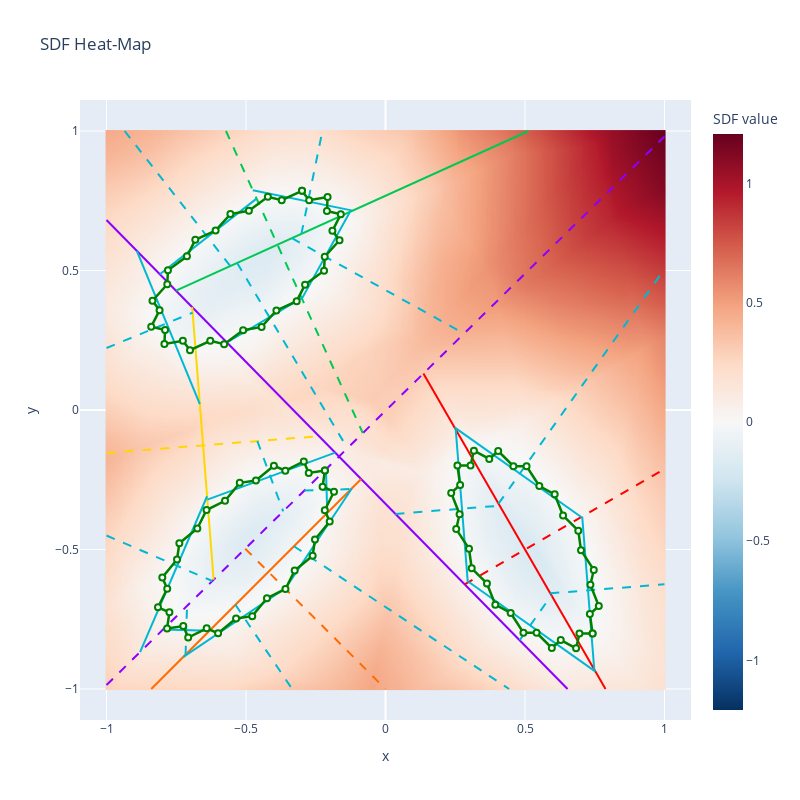

Source (notebook cell):
### Code cell
# Import the new refactored functions
from ainr.vis import plot_sdf_heatmap, plot_splines

# Example 1: Plot just the SDF heatmap with polygons and spline lines
plot_sdf_heatmap(mlp, splines=splines, polygons=polygons, interactive=True)

# Example 2: Plot splines separately (PC1 | PC2 per row)
plot_splines(splines, interactive=True)

# Example 3: Interactive versions (requires plotly)
# plot_sdf_heatmap(mlp, splines=splines, polygons=polygons, interactive=True)
# plot_splines(splines, interactive=True)

### Figure 1 — Plotly figure (JSON) as saved in the notebook; plotly's stock layout.template omitted (floating-point values rounded to 4 significant figures; data arrays with more than 128 entries replaced by an {"elided": "..."} marker saying what was removed)
{"data": [{"colorbar": {"title": {"text": "SDF value"}}, "colorscale": [[0, "rgb(5,48,97)"], [0.1, "rgb(33,102,172)"], [0.2, "rgb(67,147,195)"], [0.3, "rgb(146,197,222)"], [0.4, "rgb(209,229,240)"], [0.5, "rgb(247,247,247)"], [0.6, "rgb(253,219,199)"], [0.7, "rgb(244,165,130)"], [0.8, "rgb(214,96,77)"], [0.9, "rgb(178,24,43)"], [1, "rgb(103,0,31)"]], "type": "heatmap", "x": {"elided": "300 float values"}, "y": {"elided": "300 float values"}, "z": {"elided": "300x300 float values"}, "zmid": 0}, {"line": {"color": "#8B00FF", "dash": "solid", "width": 2}, "mode": "lines", "name": "D0: pc1", "showlegend": false, "type": "scatter", "x": [-1, 0.6526], "y": [0.681, -1]}, {"line": {"color": "#8B00FF", "dash": "dash", "width": 2}, "mode": "lines", "name": "D0: pc2", "showlegend": false, "type": "scatter", "x": [-1, 1], "y": [-0.9859, 0.9803]}, {"line": {"color": "#FF0000", "dash": "solid", "width": 2}, "mode": "lines", "name": "D1: ++/pc1", "showlegend": false, "type": "scatter", "x": [0.1358, 0.7887], "y": [0.1307, -1]}, {"line": {"color": "#FF0000", "dash": "dash", "width": 2}, "mode": "lines", "name": "D1: ++/pc2", "showlegend": false, "type": "scatter", "x": [0.2838, 1], "y": [-0.6248, -0.2113]}, {"line": {"color": "#00B8D4", "dash": "solid", "width": 2}, "mode": "lines", "name": "D2: ++/++/pc1", "showlegend": false, "type": "scatter", "x": [0.705, 0.7482], "y": [-0.3816, -0.93]}, {"line": {"color": "#00B8D4", "dash": "dash", "width": 2}, "mode": "lines", "name": "D2: ++/++/pc2", "showlegend": false, "type": "scatter", "x": [0.5907, 1], "y": [-0.657, -0.6248]}, {"line": {"color": "#00B8D4", "dash": "solid", "width": 2}, "mode": "lines", "name": "D2: ++/+-/pc1", "showlegend": false, "type": "scatter", "x": [0.2986, 0.7526], "y": [-0.6163, -0.9375]}, {"line": {"color": "#00B8D4", "dash": "dash", "width": 2}, "mode": "lines", "name": "D2: ++/+-/pc2", "showlegend": false, "type": "scatter", "x": [0.4809, 0.5948], "y": [-0.8254, -0.6643]}, {"line": {"color": "#00B8D4", "dash": "solid", "width": 2}, "mode": "lines", "name": "D2: ++/--/pc1", "showlegend": false, "type": "scatter", "x": [0.2518, 0.295], "y": [-0.07004, -0.6184]}, {"line": {"color": "#00B8D4", "dash": "dash", "width": 2}, "mode": "lines", "name": "D2: ++/--/pc2", "showlegend": false, "type": "scatter", "x": [0.0356, 0.4093], "y": [-0.3724, -0.343]}, {"line": {"color": "#00B8D4", "dash": "solid", "width": 2}, "mode": "lines", "name": "D2: ++/-+/pc1", "showlegend": false, "type": "scatter", "x": [0.2474, 0.7014], "y": [-0.06249, -0.3837]}, {"line": {"color": "#00B8D4", "dash": "dash", "width": 2}, "mode": "lines", "name": "D2: ++/-+/pc2", "showlegend": false, "type": "scatter", "x": [0.4052, 1], "y": [-0.3357, 0.5051]}, {"line": {"color": "#FF6B00", "dash": "solid", "width": 2}, "mode": "lines", "name": "D1: +-/pc1", "showlegend": false, "type": "scatter", "x": [-0.8396, -0.08715], "y": [-1, -0.2475]}, {"line": {"color": "#FF6B00", "dash": "dash", "width": 2}, "mode": "lines", "name": "D1: +-/pc2", "showlegend": false, "type": "scatter", "x": [-0.5028, -3.886e-16], "y": [-0.4972, -1]}, {"line": {"color": "#00B8D4", "dash": "solid", "width": 2}, "mode": "lines", "name": "D2: +-/++/pc1", "showlegend": false, "type": "scatter", "x": [-0.3592, -0.1207], "y": [-0.6408, -0.2811]}, {"line": {"color": "#00B8D4", "dash": "dash", "width": 2}, "mode": "lines", "name": "D2: +-/++/pc2", "showlegend": false, "type": "scatter", "x": [-0.3281, 0.4432], "y": [-0.4885, -1]}, {"line": {"color": "#00B8D4", "dash": "solid", "width": 2}, "mode": "lines", "name": "D2: +-/+-/pc1", "showlegend": false, "type": "scatter", "x": [-0.2134, -0.2087], "y": [-0.2126, -0.3691]}, {"line": {"color": "#00B8D4", "dash": "dash", "width": 2}, "mode": "lines", "name": "D2: +-/+-/pc2", "showlegend": false, "type": "scatter", "x": [-0.2905, -0.123], "y": [-0.2884, -0.2834]}, {"line": {"color": "#00B8D4", "dash": "solid", "width": 2}, "mode": "lines", "name": "D2: +-/--/pc1", "showlegend": false, "type": "scatter", "x": [-0.797, -0.6309], "y": [-0.7863, -0.7913]}, {"line": {"color": "#00B8D4", "dash": "dash", "width": 2}, "mode": "lines", "name": "D2: +-/--/pc2", "showlegend": false, "type": "scatter", "x": [-0.7166, -0.7114], "y": [-0.877, -0.7022]}, {"line": {"color": "#00B8D4", "dash": "solid", "width": 2}, "mode": "lines", "name": "D2: +-/-+/pc1", "showlegend": false, "type": "scatter", "x": [-0.7242, -0.3602], "y": [-0.8846, -0.6398]}, {"line": {"color": "#00B8D4", "dash": "dash", "width": 2}, "mode": "lines", "name": "D2: +-/-+/pc2", "showlegend": false, "type": "scatter", "x": [-0.5378, -0.3347], "y": [-0.6982, -1]}, {"line": {"color": "#FFD700", "dash": "solid", "width": 2}, "mode": "lines", "name": "D1: --/pc1", "showlegend": false, "type": "scatter", "x": [-0.6928, -0.6159], "y": [0.3686, -0.6083]}, {"line": {"color": "#FFD700", "dash": "dash", "width": 2}, "mode": "lines", "name": "D1: --/pc2", "showlegend": false, "type": "scatter", "x": [-1, -0.2381], "y": [-0.154, -0.09399]}, {"line": {"color": "#00B8D4", "dash": "solid", "width": 2}, "mode": "lines", "name": "D2: --/++/pc1", "showlegend": false, "type": "scatter", "x": [-0.6386, -0.1803], "y": [-0.321, -0.1528]}, {"line": {"color": "#00B8D4", "dash": "dash", "width": 2}, "mode": "lines", "name": "D2: --/++/pc2", "showlegend": false, "type": "scatter", "x": [-0.4592, -0.3668], "y": [-0.1114, -0.3634]}, {"line": {"color": "#00B8D4", "dash": "solid", "width": 2}, "mode": "lines", "name": "D2: --/+-/pc1", "showlegend": false, "type": "scatter", "x": [-0.8797, -0.6395], "y": [-0.8676, -0.3092]}, {"line": {"color": "#00B8D4", "dash": "dash", "width": 2}, "mode": "lines", "name": "D2: --/+-/pc2", "showlegend": false, "type": "scatter", "x": [-1, -0.6206], "y": [-0.4498, -0.613]}, {"line": {"color": "#00B8D4", "dash": "solid", "width": 2}, "mode": "lines", "name": "D2: --/--/pc1", "showlegend": false, "type": "scatter", "x": [-0.8913, -0.6655], "y": [0.5704, 0.02076]}, {"line": {"color": "#00B8D4", "dash": "dash", "width": 2}, "mode": "lines", "name": "D2: --/--/pc2", "showlegend": false, "type": "scatter", "x": [-1, -0.6913], "y": [0.2221, 0.3489]}, {"line": {"color": "#00C853", "dash": "solid", "width": 2}, "mode": "lines", "name": "D1: -+/pc1", "showlegend": false, "type": "scatter", "x": [-0.7509, 0.5128], "y": [0.4276, 1]}, {"line": {"color": "#00C853", "dash": "dash", "width": 2}, "mode": "lines", "name": "D1: -+/pc2", "showlegend": false, "type": "scatter", "x": [-0.5718, -0.08133], "y": [1, -0.08278]}, {"line": {"color": "#00B8D4", "dash": "solid", "width": 2}, "mode": "lines", "name": "D2: -+/++/pc1", "showlegend": false, "type": "scatter", "x": [-0.2996, -0.1275], "y": [0.3992, 0.7099]}, {"line": {"color": "#00B8D4", "dash": "dash", "width": 2}, "mode": "lines", "name": "D2: -+/++/pc2", "showlegend": false, "type": "scatter", "x": [-0.3355, 0.2816], "y": [0.6157, 0.274]}, {"line": {"color": "#00B8D4", "dash": "solid", "width": 2}, "mode": "lines", "name": "D2: -+/+-/pc1", "showlegend": false, "type": "scatter", "x": [-0.4757, -0.1174], "y": [0.7877, 0.7145]}, {"line": {"color": "#00B8D4", "dash": "dash", "width": 2}, "mode": "lines", "name": "D2: -+/+-/pc2", "showlegend": false, "type": "scatter", "x": [-0.3015, -0.2261], "y": [0.6311, 1]}, {"line": {"color": "#00B8D4", "dash": "solid", "width": 2}, "mode": "lines", "name": "D2: -+/--/pc1", "showlegend": false, "type": "scatter", "x": [-0.8088, -0.4621], "y": [0.4865, 0.7577]}, {"line": {"color": "#00B8D4", "dash": "dash", "width": 2}, "mode": "lines", "name": "D2: -+/--/pc2", "showlegend": false, "type": "scatter", "x": [-0.935, -0.5562], "y": [1, 0.5157]}, {"line": {"color": "#00B8D4", "dash": "solid", "width": 2}, "mode": "lines", "name": "D2: -+/-+/pc1", "showlegend": false, "type": "scatter", "x": [-0.5683, -0.3006], "y": [0.2419, 0.4013]}, {"line": {"color": "#00B8D4", "dash": "dash", "width": 2}, "mode": "lines", "name": "D2: -+/-+/pc2", "showlegend": false, "type": "scatter", "x": [-0.5316, -0.1365], "y": [0.5269, -0.137]}, {"line": {"color": "green", "width": 2.5}, "marker": {"color": "white", "line": {"color": "green", "width": 2}, "size": 6}, "mode": "lines+markers", "name": "polygon 0", "showlegend": false, "type": "scatter", "x": [-0.2172, -0.2752, -0.2928, -0.3591, -0.4, -0.4644, -0.5224, -0.5752, -0.6414, -0.6745, -0.7389, -0.7473, -0.8, -0.7824, -0.8154, -0.7745, -0.7828, -0.7248, -0.7072, -0.6409, -0.6, -0.5356, -0.4776, -0.4248, -0.3586, -0.3255, -0.2611, -0.2527, -0.2, -0.2176, -0.1846, -0.2255, -0.2172], "y": [-0.2172, -0.2255, -0.1846, -0.2176, -0.2, -0.2527, -0.2611, -0.3255, -0.3586, -0.4248, -0.4776, -0.5356, -0.6, -0.6409, -0.7072, -0.7248, -0.7828, -0.7745, -0.8154, -0.7824, -0.8, -0.7473, -0.7389, -0.6745, -0.6414, -0.5752, -0.5224, -0.4644, -0.4, -0.3591, -0.2928, -0.2752, -0.2172]}, {"line": {"color": "green", "width": 2.5}, "marker": {"color": "white", "line": {"color": "green", "width": 2}, "size": 6}, "mode": "lines+markers", "name": "polygon 1", "showlegend": false, "type": "scatter", "x": [0.7423, 0.7325, 0.7645, 0.7345, 0.7465, 0.7007, 0.691, 0.6364, 0.6064, 0.5514, 0.5056, 0.4585, 0.4039, 0.3719, 0.3169, 0.3048, 0.2577, 0.2675, 0.2355, 0.2655, 0.2535, 0.2993, 0.309, 0.3636, 0.3936, 0.4486, 0.4944, 0.5415, 0.5961, 0.6281, 0.6831, 0.6952, 0.7423], "y": [-0.8014, -0.7313, -0.7027, -0.6266, -0.5732, -0.5026, -0.4325, -0.3782, -0.3021, -0.2724, -0.2018, -0.2012, -0.1469, -0.1755, -0.1458, -0.1992, -0.1986, -0.2687, -0.2973, -0.3734, -0.4268, -0.4974, -0.5675, -0.6218, -0.6979, -0.7276, -0.7982, -0.7988, -0.8531, -0.8245, -0.8542, -0.8008, -0.8014]}, {"line": {"color": "green", "width": 2.5}, "marker": {"color": "white", "line": {"color": "green", "width": 2}, "size": 6}, "mode": "lines+markers", "name": "polygon 2", "showlegend": false, "type": "scatter", "x": [-0.2993, -0.372, -0.4216, -0.4897, -0.5559, -0.609, -0.6816, -0.7117, -0.7797, -0.7822, -0.8353, -0.8097, -0.8397, -0.7901, -0.7925, -0.7263, -0.7007, -0.628, -0.5784, -0.5103, -0.4441, -0.391, -0.3184, -0.2883, -0.2203, -0.2178, -0.1647, -0.1903, -0.1603, -0.2099, -0.2075, -0.2737, -0.2993], "y": [0.7854, 0.7521, 0.764, 0.714, 0.7024, 0.6433, 0.6099, 0.5508, 0.5008, 0.4506, 0.3915, 0.3579, 0.2987, 0.2868, 0.2366, 0.2482, 0.2146, 0.2479, 0.236, 0.286, 0.2976, 0.3567, 0.3901, 0.4492, 0.4992, 0.5494, 0.6085, 0.6421, 0.7013, 0.7132, 0.7634, 0.7518, 0.7854]}], "layout": {"height": 800, "hovermode": "closest", "title": {"text": "SDF Heat-Map"}, "width": 800, "xaxis": {"title": {"text": "x"}}, "yaxis": {"scaleanchor": "x", "scaleratio": 1, "title": {"text": "y"}}}}
